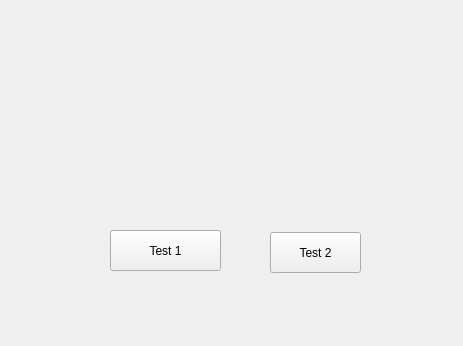
<?xml version="1.0" encoding="UTF-8"?>
<ui version="4.0">
 <class>Form</class>
 <widget class="QWidget" name="Form">
  <property name="geometry">
   <rect>
    <x>0</x>
    <y>0</y>
    <width>463</width>
    <height>346</height>
   </rect>
  </property>
  <property name="windowTitle">
   <string>Form</string>
  </property>
  <widget class="QPushButton" name="Test2">
   <property name="geometry">
    <rect>
     <x>270</x>
     <y>232</y>
     <width>91</width>
     <height>41</height>
    </rect>
   </property>
   <property name="text">
    <string>Test 2</string>
   </property>
  </widget>
  <widget class="QPushButton" name="Test1">
   <property name="geometry">
    <rect>
     <x>110</x>
     <y>230</y>
     <width>111</width>
     <height>41</height>
    </rect>
   </property>
   <property name="text">
    <string>Test 1</string>
   </property>
  </widget>
  <widget class="QLabel" name="label_1">
   <property name="geometry">
    <rect>
     <x>170</x>
     <y>60</y>
     <width>121</width>
     <height>111</height>
    </rect>
   </property>
   <property name="text">
    <string/>
   </property>
  </widget>
 </widget>
 <resources/>
 <connections/>
</ui>
